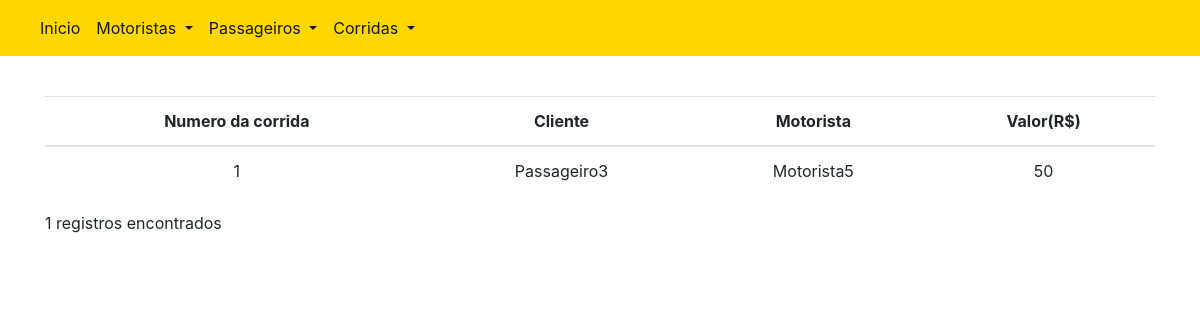
/queryRunning.php, run on the app's committed database.
### tables this page shows
CREATE TABLE IF NOT EXISTS `corridas` (
  `id_corrida` int(11) NOT NULL AUTO_INCREMENT,
  `id_passageiro` int(11) NOT NULL,
  `id_motorista` int(11) NOT NULL,
  `valor` double NOT NULL,
  PRIMARY KEY (`id_corrida`),
  KEY `id_cliente` (`id_passageiro`),
  KEY `id_motorista` (`id_motorista`)
);

CREATE TABLE IF NOT EXISTS `passageiros` (
  `p_id_passageiro` int(11) NOT NULL AUTO_INCREMENT,
  `nome_passageiro` varchar(40) NOT NULL,
  `cpf` varchar(14) NOT NULL,
  `data_nascimento` date NOT NULL,
  `sexo` varchar(9) NOT NULL,
  PRIMARY KEY (`p_id_passageiro`),
  UNIQUE KEY `cpf` (`cpf`)
);

CREATE TABLE IF NOT EXISTS `motoristas` (
  `m_id_motorista` int(11) NOT NULL AUTO_INCREMENT,
  `nome_motorista` varchar(40) NOT NULL,
  `cpf` varchar(14) NOT NULL,
  `data_nascimento` date NOT NULL,
  `modelo_do_carro` varchar(20) NOT NULL,
  `m_status` varchar(7) NOT NULL,
  `sexo` varchar(9) NOT NULL,
  PRIMARY KEY (`m_id_motorista`),
  UNIQUE KEY `cpf` (`cpf`)
);

### queryRunning.php (the view, shortened to what this page needs)
<?php
include '/connection/connection.php';
$sql = "SELECT c.*, p.nome_passageiro, m.nome_motorista FROM corridas c INNER JOIN passageiros p ON p.p_id_passageiro = c.id_passageiro INNER JOIN motoristas m ON m.m_id_motorista = c.id_motorista";
$query = mysqli_query($link, $sql) or die(mysqli_error($link));
$records = mysqli_num_rows($query);
?>
<!DOCTYPE html>
<html>
    <body>
        <?php include 'navbar.php'; ?>
        <div class="container">
            <table class="table">
                <thead>
                    <tr>
                        <th scope="col">Numero da corrida</th>
                        <th scope="col">Cliente</th>
                        <th scope="col">Motorista</th>
                        <th scope="col">Valor(R$)</th>
                    </tr>
                </thead>
                <tbody>
                    <?php while ($data = $query->fetch_array()) { ?>
                        <tr>
                            <td><?php echo $data["id_corrida"]; ?></td>
                            <td><?php echo $data["nome_passageiro"]; ?></td>
                            <td><?php echo $data["nome_motorista"]; ?></td>
                            <td><?php echo $data["valor"]; ?></td>
                        <?php } ?>
                </tbody>
            </table>
            <?php
            print "$records registros encontrados";
            ?>
    </body>
</html>

### css/style.css (style rules this page uses)
.container { margin-top: 20px; align-content: center; }
.table { margin-top: 20px; text-align: center; }

### data on the page
corridas: id_corrida "1", id_passageiro.nome_passageiro "Passageiro3", id_motorista.nome_motorista "Motorista5", valor "50"

### other printed values
$records "1"
